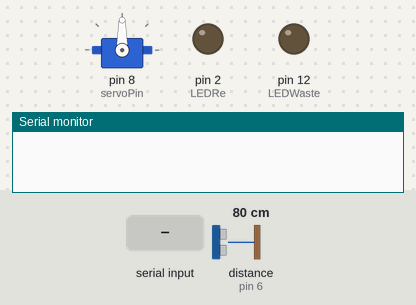
Bench run of a sketch on a simulated Arduino Uno, built with avr-gcc and run on an emulated ATmega328P. On the bench: servo, output pins drawn as LEDs (lit = HIGH), the last lines printed to the serial monitor. Wiring (inferred from the names in the program): ultrasonic range finder: trigger pin 7; echo pin 6. The test bench sets the inputs (shaded band); at power-on: distance to the obstacle (sensor on pin 6) 80 cm. The echo pulse lasts 58.3 µs per cm; pins used as bus, display or sensor lines are not drawn.

Above: at 1.8 s.
1.9 s: distance to the obstacle (sensor on pin 6) set to 2 cm
3.5 s: "0\n" received over Serial
At 4.7 s:
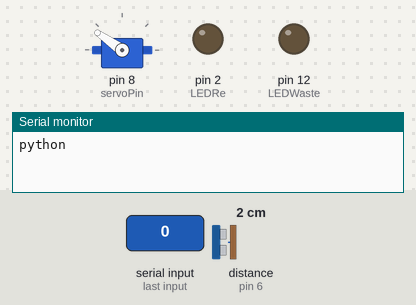
7.6 s: "90,45\n" received over Serial
At 9.7 s:
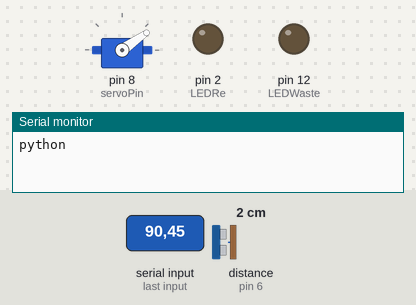
10.0 s: "30,150\n" received over Serial
Timing chart, 0 to 12.5 s (numbered marks = the images above; inputs shaded):
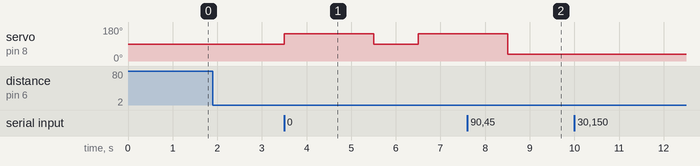

The sketch:

trashables.ino
```cpp
#include<Servo.h>
#include<SPI.h>

//pins for recycle bin
#define LEDRe 2
#define echoRe 3
#define trigRe 4

//pins for sorting mechanism
#define echoObj 6
#define trigObj 7
#define servoPin 8

//pins for waste bin
#define echoWaste 10
#define trigWaste 11
#define LEDWaste 12

//constants to test conditions
#define filled_distance 5
#define bin_distance 18

int flag;
int distance;
int depthRe;
int depthWaste;
Servo servo;

int usRead(int echo, int trig){
  long duration, distance;
  digitalWrite(trig, LOW);
  delayMicroseconds(2);
  digitalWrite(trig,HIGH);
  delayMicroseconds(10);
  digitalWrite(trig,LOW);
  duration = pulseIn(echo, HIGH);
  distance = (duration/2)/29.1;
  return distance;
}


void left(){
  servo.write(145);
  delay(2000);
  servo.write(90);
}

void right(){
  servo.write(35);
  delay(2000);
  servo.write(90);
}

void setup() {

  //initialize servo and set to horizontal
  servo.attach(servoPin);
  servo.write(90);

  //initialize LED pins
  pinMode(LEDRe, OUTPUT);
  pinMode(LEDWaste, OUTPUT);
  digitalWrite(LEDRe, LOW);
  digitalWrite(LEDWaste, LOW);

  //initialize ultrasonic sensor pins
  pinMode(trigRe, OUTPUT);
  pinMode(echoRe, INPUT);
  pinMode(trigObj, OUTPUT);
  pinMode(echoObj, INPUT);
  pinMode(trigWaste, OUTPUT);
  pinMode(echoWaste, INPUT);

  Serial.begin(9600);
  while(!Serial);
}

void loop() {
  //to detect trash being deposited
  distance = usRead(echoObj, trigObj);

  //if there is trash detected
  if (distance < bin_distance){
    Serial.println("python");

    //wait for python to send signal
    while(Serial.available() <= 0);

    while(Serial.available()>0){

      //sorts trash according to label assigned by clarifai
      flag = Serial.parseInt();
      if (flag == 0){
        left();
      }
      else{
        right();
      }
    }

    //delay to give time to sorting process
    delay(5000);

    //read depth of recycling bin
    depthRe = usRead(echoRe, trigRe);
    if (depthRe < filled_distance){
      Serial.println("fullrecycle");
      digitalWrite(LEDRe, HIGH);
    }
    else{
      digitalWrite(LEDRe, LOW);
    }

    //read depth of waste bin
    depthWaste = usRead(echoWaste, trigWaste);
    if (depthWaste < filled_distance){
      Serial.println("fullwaste");
      digitalWrite(LEDWaste, HIGH);
    }
    else{
      digitalWrite(LEDWaste, LOW);
    }
  }
  delay(1000);
}
```

Measured:
- after the input at 3.5 s, servo on pin 8 (servoPin): 90° → 145° at once, → 90° 2.0 s later, → 145° 1.0 s later
- after the input at 7.6 s, servo on pin 8 (servoPin): 145° → 35° after 0.90 s
- after the input at 10.0 s, every drawn part: stays the same
